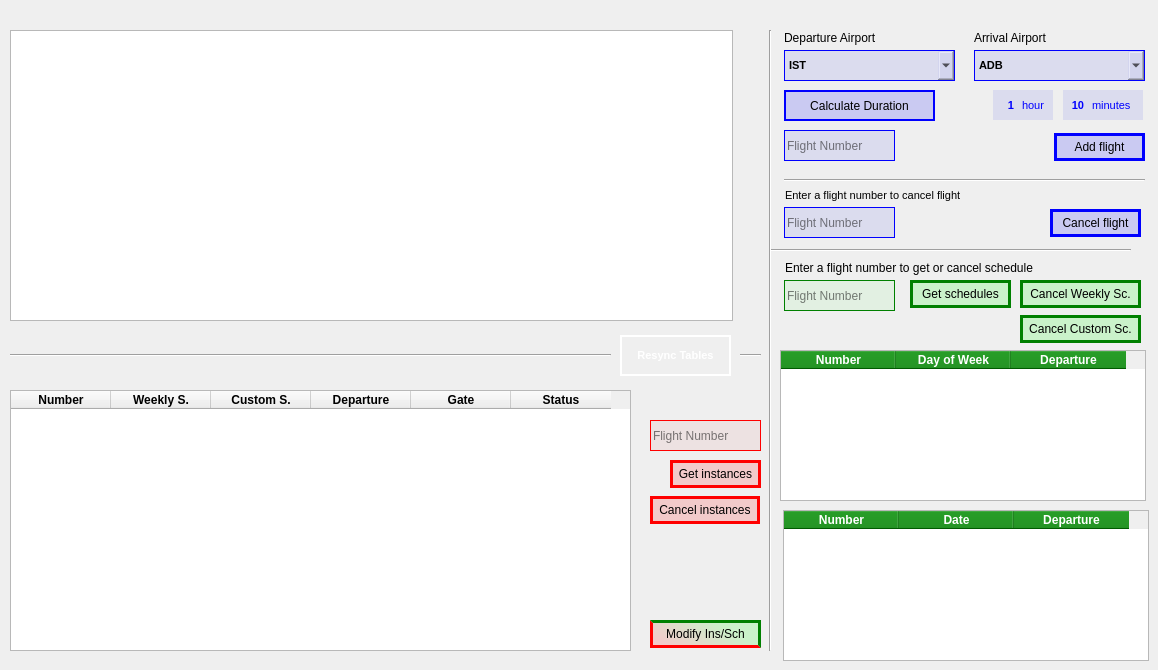
        <widget class="QWidget" name="admin_tab_flight">
         <property name="styleSheet">
          <string notr="true"/>
         </property>
         <attribute name="title">
          <string>Flight</string>
         </attribute>
         <widget class="QPushButton" name="button_flight_cancel">
          <property name="geometry">
           <rect>
            <x>1050</x>
            <y>209</y>
            <width>91</width>
            <height>28</height>
           </rect>
          </property>
          <property name="cursor">
           <cursorShape>PointingHandCursor</cursorShape>
          </property>
          <property name="styleSheet">
           <string notr="true">background-color: rgb(0, 0,255,40);
border: 3px solid blue;</string>
          </property>
          <property name="text">
           <string>Cancel flight</string>
          </property>
         </widget>
         <widget class="QPushButton" name="button_flight_add">
          <property name="geometry">
           <rect>
            <x>1054</x>
            <y>133</y>
            <width>91</width>
            <height>28</height>
           </rect>
          </property>
          <property name="minimumSize">
           <size>
            <width>91</width>
            <height>28</height>
           </size>
          </property>
          <property name="maximumSize">
           <size>
            <width>91</width>
            <height>28</height>
           </size>
          </property>
          <property name="cursor">
           <cursorShape>PointingHandCursor</cursorShape>
          </property>
          <property name="styleSheet">
           <string notr="true">background-color: rgb(0, 0,255,40);
border: 3px solid blue;</string>
          </property>
          <property name="text">
           <string>Add flight</string>
          </property>
         </widget>
         <widget class="QTableWidget" name="table_flight">
          <property name="geometry">
           <rect>
            <x>10</x>
            <y>30</y>
            <width>723</width>
            <height>291</height>
           </rect>
          </property>
          <property name="styleSheet">
           <string notr="true">
#table_flight{
gridline-color: blue;

}

#table_flight QHeaderView::section{
background-color: blue;
color: white;
}
</string>
          </property>
          <property name="editTriggers">
           <set>QAbstractItemView::NoEditTriggers</set>
          </property>
          <property name="selectionMode">
           <enum>QAbstractItemView::SingleSelection</enum>
          </property>
          <property name="selectionBehavior">
           <enum>QAbstractItemView::SelectItems</enum>
          </property>
          <property name="rowCount">
           <number>0</number>
          </property>
          <attribute name="horizontalHeaderVisible">
           <bool>false</bool>
          </attribute>
          <attribute name="horizontalHeaderMinimumSectionSize">
           <number>75</number>
          </attribute>
          <attribute name="horizontalHeaderDefaultSectionSize">
           <number>117</number>
          </attribute>
          <attribute name="verticalHeaderVisible">
           <bool>false</bool>
          </attribute>
          <attribute name="verticalHeaderDefaultSectionSize">
           <number>30</number>
          </attribute>
          <column>
           <property name="text">
            <string>Number</string>
           </property>
           <property name="font">
            <font>
             <weight>75</weight>
             <bold>true</bold>
            </font>
           </property>
          </column>
          <column>
           <property name="text">
            <string>Departure</string>
           </property>
           <property name="font">
            <font>
             <weight>75</weight>
             <bold>true</bold>
            </font>
           </property>
          </column>
          <column>
           <property name="text">
            <string>Arrival </string>
           </property>
           <property name="font">
            <font>
             <weight>75</weight>
             <bold>true</bold>
            </font>
           </property>
          </column>
          <column>
           <property name="text">
            <string>Dur. (hour)</string>
           </property>
           <property name="font">
            <font>
             <weight>75</weight>
             <bold>true</bold>
            </font>
           </property>
          </column>
          <column>
           <property name="text">
            <string>Dur. (min)</string>
           </property>
           <property name="font">
            <font>
             <weight>75</weight>
             <bold>true</bold>
            </font>
           </property>
          </column>
          <column>
           <property name="text">
            <string>Airports</string>
           </property>
           <property name="font">
            <font>
             <weight>75</weight>
             <bold>true</bold>
            </font>
           </property>
          </column>
         </widget>
         <widget class="QLineEdit" name="input_add_flight_number">
          <property name="geometry">
           <rect>
            <x>784</x>
            <y>130</y>
            <width>111</width>
            <height>31</height>
           </rect>
          </property>
          <property name="styleSheet">
           <string notr="true">background-color: rgb(206, 208, 238,150);
border: 1px solid blue;</string>
          </property>
          <property name="maxLength">
           <number>2</number>
          </property>
          <property name="placeholderText">
           <string>Flight Number</string>
          </property>
         </widget>
         <widget class="QComboBox" name="combobox_flight_departure">
          <property name="geometry">
           <rect>
            <x>784</x>
            <y>50</y>
            <width>171</width>
            <height>31</height>
           </rect>
          </property>
          <property name="font">
           <font>
            <family>MS Shell Dlg 2</family>
            <pointsize>8</pointsize>
            <weight>75</weight>
            <bold>true</bold>
            <underline>false</underline>
            <kerning>true</kerning>
           </font>
          </property>
          <property name="whatsThis">
           <string/>
          </property>
          <property name="styleSheet">
           <string notr="true">background-color: rgb(206, 208, 238,150);
border: 1px solid blue;
</string>
          </property>
          <property name="editable">
           <bool>false</bool>
          </property>
          <property name="currentText">
           <string>IST</string>
          </property>
          <property name="currentIndex">
           <number>0</number>
          </property>
          <property name="placeholderText">
           <string>hehehe</string>
          </property>
          <item>
           <property name="text">
            <string>IST</string>
           </property>
          </item>
          <item>
           <property name="text">
            <string>ESB</string>
           </property>
          </item>
          <item>
           <property name="text">
            <string>ADB</string>
           </property>
          </item>
          <item>
           <property name="text">
            <string>ATH</string>
           </property>
          </item>
          <item>
           <property name="text">
            <string>CPH</string>
           </property>
          </item>
         </widget>
         <widget class="QComboBox" name="combobox_flight_arrival">
          <property name="geometry">
           <rect>
            <x>974</x>
            <y>50</y>
            <width>171</width>
            <height>31</height>
           </rect>
          </property>
          <property name="font">
           <font>
            <family>MS Shell Dlg 2</family>
            <pointsize>8</pointsize>
            <weight>75</weight>
            <bold>true</bold>
            <underline>false</underline>
            <kerning>true</kerning>
           </font>
          </property>
          <property name="styleSheet">
           <string notr="true">background-color: rgb(206, 208, 238,150);
border: 1px solid blue;
</string>
          </property>
          <property name="editable">
           <bool>false</bool>
          </property>
          <property name="currentIndex">
           <number>2</number>
          </property>
          <item>
           <property name="text">
            <string>IST</string>
           </property>
          </item>
          <item>
           <property name="text">
            <string>ESB</string>
           </property>
          </item>
          <item>
           <property name="text">
            <string>ADB</string>
           </property>
          </item>
          <item>
           <property name="text">
            <string>ATH</string>
           </property>
          </item>
          <item>
           <property name="text">
            <string>CPH</string>
           </property>
          </item>
         </widget>
         <widget class="QLabel" name="label_show_evaluate_duration_hour">
          <property name="geometry">
           <rect>
            <x>993</x>
            <y>90</y>
            <width>25</width>
            <height>30</height>
           </rect>
          </property>
          <property name="font">
           <font>
            <family>MS Shell Dlg 2</family>
            <pointsize>8</pointsize>
            <weight>75</weight>
            <bold>true</bold>
            <underline>false</underline>
            <kerning>true</kerning>
           </font>
          </property>
          <property name="styleSheet">
           <string notr="true">color: rgb(0, 0, 255);
background-color: rgb(206, 208, 238,150);
border: 1px solid transparent;</string>
          </property>
          <property name="text">
           <string>1</string>
          </property>
          <property name="alignment">
           <set>Qt::AlignRight|Qt::AlignTrailing|Qt::AlignVCenter</set>
          </property>
         </widget>
         <widget class="QLabel" name="label_text_hour">
          <property name="geometry">
           <rect>
            <x>1018</x>
            <y>90</y>
            <width>35</width>
            <height>30</height>
           </rect>
          </property>
          <property name="font">
           <font>
            <family>MS Shell Dlg 2</family>
            <pointsize>8</pointsize>
            <weight>50</weight>
            <bold>false</bold>
            <underline>false</underline>
            <kerning>true</kerning>
           </font>
          </property>
          <property name="styleSheet">
           <string notr="true">color: rgb(0, 0, 255);
background-color: rgb(206, 208, 238,150);
border: 1px solid transparent;</string>
          </property>
          <property name="text">
           <string>hour</string>
          </property>
         </widget>
         <widget class="Line" name="seperate_line1">
          <property name="geometry">
           <rect>
            <x>784</x>
            <y>170</y>
            <width>361</width>
            <height>20</height>
           </rect>
          </property>
          <property name="orientation">
           <enum>Qt::Horizontal</enum>
          </property>
         </widget>
         <widget class="QLineEdit" name="input_cancel_flight_number">
          <property name="geometry">
           <rect>
            <x>784</x>
            <y>207</y>
            <width>111</width>
            <height>31</height>
           </rect>
          </property>
          <property name="styleSheet">
           <string notr="true">background-color: rgb(206, 208, 238,150);
border: 1px solid blue;</string>
          </property>
          <property name="maxLength">
           <number>2</number>
          </property>
          <property name="placeholderText">
           <string>Flight Number</string>
          </property>
         </widget>
         <widget class="QLabel" name="text_departure_airport">
          <property name="geometry">
           <rect>
            <x>784</x>
            <y>30</y>
            <width>121</width>
            <height>16</height>
           </rect>
          </property>
          <property name="text">
           <string>Departure Airport</string>
          </property>
         </widget>
         <widget class="QLabel" name="text_arrival_airport">
          <property name="geometry">
           <rect>
            <x>974</x>
            <y>30</y>
            <width>121</width>
            <height>16</height>
           </rect>
          </property>
          <property name="text">
           <string>Arrival Airport</string>
          </property>
         </widget>
         <widget class="Line" name="seperate_line1_2">
          <property name="geometry">
           <rect>
            <x>10</x>
            <y>345</y>
            <width>601</width>
            <height>20</height>
           </rect>
          </property>
          <property name="styleSheet">
           <string notr="true"/>
          </property>
          <property name="orientation">
           <enum>Qt::Horizontal</enum>
          </property>
         </widget>
         <widget class="QLineEdit" name="input_instance_flight_number">
          <property name="geometry">
           <rect>
            <x>650</x>
            <y>420</y>
            <width>111</width>
            <height>31</height>
           </rect>
          </property>
          <property name="styleSheet">
           <string notr="true">background-color: rgb(236, 218, 218,150);
border: 1px solid red</string>
          </property>
          <property name="maxLength">
           <number>2</number>
          </property>
          <property name="placeholderText">
           <string>Flight Number</string>
          </property>
         </widget>
         <widget class="QTableWidget" name="table_flight_instance">
          <property name="geometry">
           <rect>
            <x>10</x>
            <y>390</y>
            <width>621</width>
            <height>261</height>
           </rect>
          </property>
          <property name="styleSheet">
           <string notr="true">#table_flight_instance{
gridline-color: red;
}

#table_flight_instance QHeaderView::section{
background-color: red;
color: white;
}</string>
          </property>
          <property name="editTriggers">
           <set>QAbstractItemView::NoEditTriggers</set>
          </property>
          <property name="rowCount">
           <number>0</number>
          </property>
          <property name="columnCount">
           <number>6</number>
          </property>
          <attribute name="horizontalHeaderDefaultSectionSize">
           <number>100</number>
          </attribute>
          <attribute name="verticalHeaderVisible">
           <bool>false</bool>
          </attribute>
          <column>
           <property name="text">
            <string>Number</string>
           </property>
           <property name="font">
            <font>
             <weight>75</weight>
             <bold>true</bold>
            </font>
           </property>
          </column>
          <column>
           <property name="text">
            <string>Weekly S.</string>
           </property>
           <property name="font">
            <font>
             <weight>75</weight>
             <bold>true</bold>
            </font>
           </property>
          </column>
          <column>
           <property name="text">
            <string>Custom S.</string>
           </property>
           <property name="font">
            <font>
             <weight>75</weight>
             <bold>true</bold>
            </font>
           </property>
          </column>
          <column>
           <property name="text">
            <string>Departure</string>
           </property>
           <property name="font">
            <font>
             <weight>75</weight>
             <bold>true</bold>
            </font>
           </property>
          </column>
          <column>
           <property name="text">
            <string>Gate</string>
           </property>
           <property name="font">
            <font>
             <weight>75</weight>
             <bold>true</bold>
            </font>
           </property>
          </column>
          <column>
           <property name="text">
            <string>Status</string>
           </property>
           <property name="font">
            <font>
             <weight>75</weight>
             <bold>true</bold>
            </font>
           </property>
          </column>
         </widget>
         <widget class="QLabel" name="label_show_evaluate_duration_minute">
          <property name="geometry">
           <rect>
            <x>1063</x>
            <y>90</y>
            <width>25</width>
            <height>30</height>
           </rect>
          </property>
          <property name="font">
           <font>
            <family>MS Shell Dlg 2</family>
            <pointsize>8</pointsize>
            <weight>75</weight>
            <bold>true</bold>
            <underline>false</underline>
            <kerning>true</kerning>
           </font>
          </property>
          <property name="styleSheet">
           <string notr="true">color: rgb(0, 0, 255);
background-color: rgb(206, 208, 238,150);
border: 1px solid transparent;</string>
          </property>
          <property name="text">
           <string>10</string>
          </property>
          <property name="alignment">
           <set>Qt::AlignRight|Qt::AlignTrailing|Qt::AlignVCenter</set>
          </property>
         </widget>
         <widget class="QLabel" name="label_text_minute">
          <property name="geometry">
           <rect>
            <x>1088</x>
            <y>90</y>
            <width>55</width>
            <height>30</height>
           </rect>
          </property>
          <property name="font">
           <font>
            <family>MS Shell Dlg 2</family>
            <pointsize>8</pointsize>
            <weight>50</weight>
            <bold>false</bold>
            <underline>false</underline>
            <kerning>true</kerning>
           </font>
          </property>
          <property name="styleSheet">
           <string notr="true">color: rgb(0, 0, 255);
background-color: rgb(206, 208, 238,150);
border: 1px solid transparent;</string>
          </property>
          <property name="text">
           <string>minutes</string>
          </property>
         </widget>
         <widget class="QPushButton" name="button_cal_duration">
          <property name="geometry">
           <rect>
            <x>784</x>
            <y>90</y>
            <width>151</width>
            <height>31</height>
           </rect>
          </property>
          <property name="minimumSize">
           <size>
            <width>0</width>
            <height>0</height>
           </size>
          </property>
          <property name="maximumSize">
           <size>
            <width>500</width>
            <height>500</height>
           </size>
          </property>
          <property name="cursor">
           <cursorShape>PointingHandCursor</cursorShape>
          </property>
          <property name="styleSheet">
           <string notr="true">background-color: rgb(0, 0,255,40);
border: 2px solid blue;
</string>
          </property>
          <property name="text">
           <string>Calculate Duration</string>
          </property>
         </widget>
         <widget class="QPushButton" name="button_resync_tables">
          <property name="geometry">
           <rect>
            <x>620</x>
            <y>335</y>
            <width>111</width>
            <height>41</height>
           </rect>
          </property>
          <property name="minimumSize">
           <size>
            <width>0</width>
            <height>41</height>
           </size>
          </property>
          <property name="maximumSize">
           <size>
            <width>200</width>
            <height>41</height>
           </size>
          </property>
          <property name="font">
           <font>
            <family>MS Shell Dlg 2</family>
            <pointsize>8</pointsize>
            <weight>75</weight>
            <bold>true</bold>
            <underline>false</underline>
            <kerning>true</kerning>
           </font>
          </property>
          <property name="cursor">
           <cursorShape>PointingHandCursor</cursorShape>
          </property>
          <property name="styleSheet">
           <string notr="true">#button_resync_tables{
color:white;
border: 2px solid white;
background-color: qconicalgradient(cx:0.495, cy:0.528409, angle:12.2, 
stop:0.278607 blue, 
stop:0.666667 red, 
stop:0.915423 green);}

#button_resync_tables:hover{
color:black;
border: none;
border: 2px solid black;
background-color: qconicalgradient(cx:0.495, cy:0.528409, angle:12.2, 
stop:0.278607 rgb(0,0,255,100), 
stop:0.666667 rgb(255,0,0,100), 
stop:0.915423 rgb(0,255,0,100));
}</string>
          </property>
          <property name="text">
           <string>Resync Tables</string>
          </property>
         </widget>
         <widget class="Line" name="seperate_line1_3">
          <property name="geometry">
           <rect>
            <x>740</x>
            <y>345</y>
            <width>21</width>
            <height>20</height>
           </rect>
          </property>
          <property name="orientation">
           <enum>Qt::Horizontal</enum>
          </property>
         </widget>
         <widget class="Line" name="seperate_line1_4">
          <property name="geometry">
           <rect>
            <x>770</x>
            <y>240</y>
            <width>361</width>
            <height>20</height>
           </rect>
          </property>
          <property name="orientation">
           <enum>Qt::Horizontal</enum>
          </property>
         </widget>
         <widget class="QTableWidget" name="table_w_schedule">
          <property name="geometry">
           <rect>
            <x>780</x>
            <y>350</y>
            <width>366</width>
            <height>151</height>
           </rect>
          </property>
          <property name="font">
           <font>
            <family>Segoe UI</family>
            <pointsize>9</pointsize>
            <weight>50</weight>
            <bold>false</bold>
            <underline>false</underline>
            <kerning>true</kerning>
           </font>
          </property>
          <property name="styleSheet">
           <string notr="true">#table_w_schedule{
gridline-color: green;
}

#table_w_schedule QHeaderView::section{
background-color: green;
color: white;
}</string>
          </property>
          <property name="editTriggers">
           <set>QAbstractItemView::NoEditTriggers</set>
          </property>
          <property name="selectionMode">
           <enum>QAbstractItemView::ExtendedSelection</enum>
          </property>
          <property name="rowCount">
           <number>0</number>
          </property>
          <attribute name="horizontalHeaderDefaultSectionSize">
           <number>115</number>
          </attribute>
          <attribute name="verticalHeaderVisible">
           <bool>false</bool>
          </attribute>
          <column>
           <property name="text">
            <string>Number</string>
           </property>
           <property name="font">
            <font>
             <weight>75</weight>
             <bold>true</bold>
            </font>
           </property>
          </column>
          <column>
           <property name="text">
            <string>Day of Week</string>
           </property>
           <property name="font">
            <font>
             <weight>75</weight>
             <bold>true</bold>
            </font>
           </property>
          </column>
          <column>
           <property name="text">
            <string>Departure</string>
           </property>
           <property name="font">
            <font>
             <weight>75</weight>
             <bold>true</bold>
            </font>
           </property>
          </column>
         </widget>
         <widget class="QLineEdit" name="input_schedule_flight_number">
          <property name="geometry">
           <rect>
            <x>784</x>
            <y>280</y>
            <width>111</width>
            <height>31</height>
           </rect>
          </property>
          <property name="styleSheet">
           <string notr="true">background-color: rgb(218, 242, 218,150);
border: 1px solid green</string>
          </property>
          <property name="maxLength">
           <number>2</number>
          </property>
          <property name="placeholderText">
           <string>Flight Number</string>
          </property>
         </widget>
         <widget class="QPushButton" name="button_get_schedule">
          <property name="geometry">
           <rect>
            <x>910</x>
            <y>280</y>
            <width>101</width>
            <height>28</height>
           </rect>
          </property>
          <property name="minimumSize">
           <size>
            <width>91</width>
            <height>28</height>
           </size>
          </property>
          <property name="maximumSize">
           <size>
            <width>150</width>
            <height>28</height>
           </size>
          </property>
          <property name="cursor">
           <cursorShape>PointingHandCursor</cursorShape>
          </property>
          <property name="styleSheet">
           <string notr="true">background-color: rgb(0, 255, 0,40);
border: 3px solid green</string>
          </property>
          <property name="text">
           <string>Get schedules</string>
          </property>
         </widget>
         <widget class="QTableWidget" name="table_c_schedule">
          <property name="geometry">
           <rect>
            <x>783</x>
            <y>510</y>
            <width>366</width>
            <height>151</height>
           </rect>
          </property>
          <property name="styleSheet">
           <string notr="true">#table_c_schedule{
gridline-color: green;
}

#table_c_schedule QHeaderView::section{
background-color: green;
color: white;
}</string>
          </property>
          <property name="editTriggers">
           <set>QAbstractItemView::NoEditTriggers</set>
          </property>
          <property name="rowCount">
           <number>0</number>
          </property>
          <attribute name="horizontalHeaderDefaultSectionSize">
           <number>115</number>
          </attribute>
          <attribute name="verticalHeaderVisible">
           <bool>false</bool>
          </attribute>
          <column>
           <property name="text">
            <string>Number</string>
           </property>
           <property name="font">
            <font>
             <weight>75</weight>
             <bold>true</bold>
            </font>
           </property>
          </column>
          <column>
           <property name="text">
            <string>Date</string>
           </property>
           <property name="font">
            <font>
             <weight>75</weight>
             <bold>true</bold>
            </font>
           </property>
          </column>
          <column>
           <property name="text">
            <string>Departure</string>
           </property>
           <property name="font">
            <font>
             <weight>75</weight>
             <bold>true</bold>
            </font>
           </property>
          </column>
         </widget>
         <widget class="QPushButton" name="button_flight_add_schedule">
          <property name="geometry">
           <rect>
            <x>650</x>
            <y>620</y>
            <width>111</width>
            <height>28</height>
           </rect>
          </property>
          <property name="minimumSize">
           <size>
            <width>100</width>
            <height>28</height>
           </size>
          </property>
          <property name="maximumSize">
           <size>
            <width>230</width>
            <height>28</height>
           </size>
          </property>
          <property name="cursor">
           <cursorShape>PointingHandCursor</cursorShape>
          </property>
          <property name="styleSheet">
           <string notr="true">background-color: rgb(0, 255, 0,40);
border: 3px solid green;
border-bottom-color: red;
border-left-color: red;
background-color: qlineargradient(spread:pad, x1:0, y1:0.557, x2:0.701, y2:0.261, stop:0 rgba(255, 0, 0, 40), stop:1 rgba(0, 255, 0, 40));</string>
          </property>
          <property name="text">
           <string>Modify Ins/Sch</string>
          </property>
         </widget>
         <widget class="QPushButton" name="button_get_instance">
          <property name="geometry">
           <rect>
            <x>670</x>
            <y>460</y>
            <width>91</width>
            <height>28</height>
           </rect>
          </property>
          <property name="minimumSize">
           <size>
            <width>91</width>
            <height>28</height>
           </size>
          </property>
          <property name="maximumSize">
           <size>
            <width>91</width>
            <height>28</height>
           </size>
          </property>
          <property name="cursor">
           <cursorShape>PointingHandCursor</cursorShape>
          </property>
          <property name="styleSheet">
           <string notr="true">background-color: rgb(255, 0, 0,40);
border: 3px solid red</string>
          </property>
          <property name="text">
           <string>Get instances</string>
          </property>
         </widget>
         <widget class="Line" name="line">
          <property name="geometry">
           <rect>
            <x>760</x>
            <y>30</y>
            <width>20</width>
            <height>621</height>
           </rect>
          </property>
          <property name="orientation">
           <enum>Qt::Vertical</enum>
          </property>
         </widget>
         <widget class="QPushButton" name="button_cancel_schedule_w">
          <property name="geometry">
           <rect>
            <x>1020</x>
            <y>280</y>
            <width>121</width>
            <height>28</height>
           </rect>
          </property>
          <property name="minimumSize">
           <size>
            <width>91</width>
            <height>28</height>
           </size>
          </property>
          <property name="maximumSize">
           <size>
            <width>150</width>
            <height>28</height>
           </size>
          </property>
          <property name="cursor">
           <cursorShape>PointingHandCursor</cursorShape>
          </property>
          <property name="styleSheet">
           <string notr="true">background-color: rgb(0, 255, 0,40);
border: 3px solid green</string>
          </property>
          <property name="text">
           <string>Cancel Weekly Sc.</string>
          </property>
         </widget>
         <widget class="QLabel" name="text_info_schedule">
          <property name="geometry">
           <rect>
            <x>785</x>
            <y>260</y>
            <width>361</width>
            <height>16</height>
           </rect>
          </property>
          <property name="text">
           <string>Enter a flight number to get or cancel schedule</string>
          </property>
         </widget>
         <widget class="QLabel" name="text_info_schedule_2">
          <property name="geometry">
           <rect>
            <x>785</x>
            <y>187</y>
            <width>361</width>
            <height>16</height>
           </rect>
          </property>
          <property name="font">
           <font>
            <family>MS Shell Dlg 2</family>
            <pointsize>8</pointsize>
            <weight>50</weight>
            <bold>false</bold>
            <underline>false</underline>
            <kerning>true</kerning>
           </font>
          </property>
          <property name="text">
           <string>Enter a flight number to cancel flight</string>
          </property>
         </widget>
         <widget class="QPushButton" name="button_cancel_instance">
          <property name="geometry">
           <rect>
            <x>650</x>
            <y>496</y>
            <width>110</width>
            <height>28</height>
           </rect>
          </property>
          <property name="minimumSize">
           <size>
            <width>110</width>
            <height>28</height>
           </size>
          </property>
          <property name="maximumSize">
           <size>
            <width>110</width>
            <height>28</height>
           </size>
          </property>
          <property name="cursor">
           <cursorShape>PointingHandCursor</cursorShape>
          </property>
          <property name="styleSheet">
           <string notr="true">background-color: rgb(255, 0, 0,40);
border: 3px solid red</string>
          </property>
          <property name="text">
           <string>Cancel instances</string>
          </property>
         </widget>
         <widget class="QPushButton" name="button_cancel_schedule_c">
          <property name="geometry">
           <rect>
            <x>1020</x>
            <y>315</y>
            <width>121</width>
            <height>28</height>
           </rect>
          </property>
          <property name="minimumSize">
           <size>
            <width>91</width>
            <height>28</height>
           </size>
          </property>
          <property name="maximumSize">
           <size>
            <width>150</width>
            <height>28</height>
           </size>
          </property>
          <property name="cursor">
           <cursorShape>PointingHandCursor</cursorShape>
          </property>
          <property name="styleSheet">
           <string notr="true">background-color: rgb(0, 255, 0,40);
border: 3px solid green</string>
          </property>
          <property name="text">
           <string>Cancel Custom Sc.</string>
          </property>
         </widget>
        </widget>
